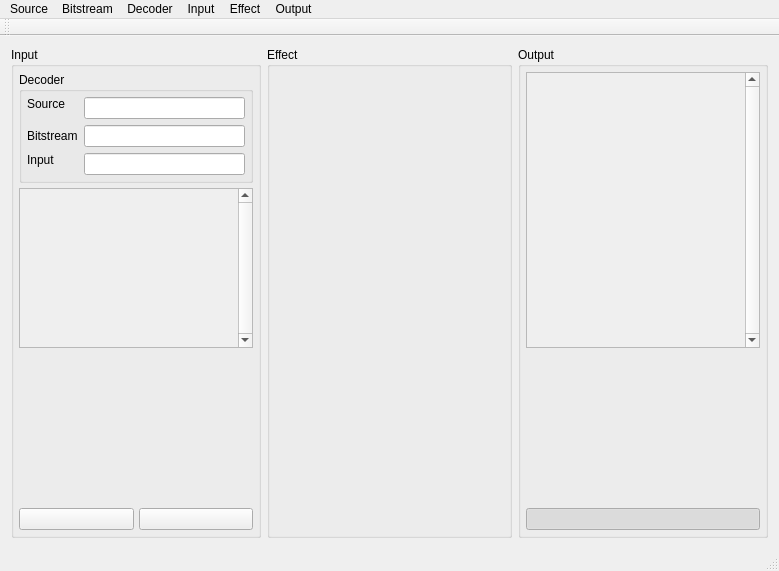
<?xml version="1.0" encoding="UTF-8"?>
<ui version="4.0">
 <class>Decoder</class>
 <widget class="QMainWindow" name="Decoder">
  <property name="geometry">
   <rect>
    <x>0</x>
    <y>0</y>
    <width>779</width>
    <height>571</height>
   </rect>
  </property>
  <property name="sizePolicy">
   <sizepolicy hsizetype="Maximum" vsizetype="Preferred">
    <horstretch>0</horstretch>
    <verstretch>0</verstretch>
   </sizepolicy>
  </property>
  <property name="windowTitle">
   <string>Decoder</string>
  </property>
  <widget class="QWidget" name="centralWidget">
   <layout class="QHBoxLayout" name="horizontalLayout">
    <item>
     <widget class="QGroupBox" name="input_group">
      <property name="minimumSize">
       <size>
        <width>250</width>
        <height>0</height>
       </size>
      </property>
      <property name="maximumSize">
       <size>
        <width>250</width>
        <height>16777215</height>
       </size>
      </property>
      <property name="title">
       <string>Input</string>
      </property>
      <layout class="QVBoxLayout" name="input_layout">
       <property name="spacing">
        <number>5</number>
       </property>
       <property name="leftMargin">
        <number>5</number>
       </property>
       <property name="topMargin">
        <number>5</number>
       </property>
       <property name="rightMargin">
        <number>5</number>
       </property>
       <property name="bottomMargin">
        <number>5</number>
       </property>
       <item>
        <widget class="QGroupBox" name="decoder_group">
         <property name="sizePolicy">
          <sizepolicy hsizetype="Preferred" vsizetype="Maximum">
           <horstretch>0</horstretch>
           <verstretch>0</verstretch>
          </sizepolicy>
         </property>
         <property name="title">
          <string>Decoder</string>
         </property>
         <layout class="QVBoxLayout" name="decoder_mainlayout">
          <property name="spacing">
           <number>0</number>
          </property>
          <property name="leftMargin">
           <number>0</number>
          </property>
          <property name="topMargin">
           <number>0</number>
          </property>
          <property name="rightMargin">
           <number>0</number>
          </property>
          <property name="bottomMargin">
           <number>0</number>
          </property>
          <item>
           <layout class="QFormLayout" name="decoder_layout">
            <property name="fieldGrowthPolicy">
             <enum>QFormLayout::AllNonFixedFieldsGrow</enum>
            </property>
            <property name="rowWrapPolicy">
             <enum>QFormLayout::DontWrapRows</enum>
            </property>
            <property name="formAlignment">
             <set>Qt::AlignRight|Qt::AlignTop|Qt::AlignTrailing</set>
            </property>
            <property name="leftMargin">
             <number>5</number>
            </property>
            <property name="topMargin">
             <number>5</number>
            </property>
            <property name="rightMargin">
             <number>5</number>
            </property>
            <property name="bottomMargin">
             <number>5</number>
            </property>
            <item row="0" column="0">
             <widget class="QLabel" name="source_label">
              <property name="sizePolicy">
               <sizepolicy hsizetype="Preferred" vsizetype="Fixed">
                <horstretch>0</horstretch>
                <verstretch>0</verstretch>
               </sizepolicy>
              </property>
              <property name="minimumSize">
               <size>
                <width>50</width>
                <height>0</height>
               </size>
              </property>
              <property name="text">
               <string>Source</string>
              </property>
             </widget>
            </item>
            <item row="0" column="1">
             <widget class="QLineEdit" name="source_filename">
              <property name="enabled">
               <bool>true</bool>
              </property>
              <property name="sizePolicy">
               <sizepolicy hsizetype="Expanding" vsizetype="Fixed">
                <horstretch>0</horstretch>
                <verstretch>0</verstretch>
               </sizepolicy>
              </property>
              <property name="readOnly">
               <bool>true</bool>
              </property>
             </widget>
            </item>
            <item row="1" column="0">
             <widget class="QLabel" name="bitstream_label">
              <property name="text">
               <string>Bitstream</string>
              </property>
             </widget>
            </item>
            <item row="1" column="1">
             <widget class="QLineEdit" name="bitstream_filename">
              <property name="readOnly">
               <bool>true</bool>
              </property>
             </widget>
            </item>
            <item row="2" column="0">
             <widget class="QLabel" name="input_label">
              <property name="sizePolicy">
               <sizepolicy hsizetype="Fixed" vsizetype="Maximum">
                <horstretch>0</horstretch>
                <verstretch>0</verstretch>
               </sizepolicy>
              </property>
              <property name="minimumSize">
               <size>
                <width>50</width>
                <height>0</height>
               </size>
              </property>
              <property name="text">
               <string>Input</string>
              </property>
             </widget>
            </item>
            <item row="2" column="1">
             <widget class="QLineEdit" name="input_filename">
              <property name="readOnly">
               <bool>true</bool>
              </property>
             </widget>
            </item>
           </layout>
          </item>
         </layout>
        </widget>
       </item>
       <item>
        <widget class="QScrollArea" name="input_channels">
         <property name="sizePolicy">
          <sizepolicy hsizetype="Preferred" vsizetype="Preferred">
           <horstretch>0</horstretch>
           <verstretch>0</verstretch>
          </sizepolicy>
         </property>
         <property name="verticalScrollBarPolicy">
          <enum>Qt::ScrollBarAlwaysOn</enum>
         </property>
         <property name="horizontalScrollBarPolicy">
          <enum>Qt::ScrollBarAlwaysOff</enum>
         </property>
         <property name="sizeAdjustPolicy">
          <enum>QAbstractScrollArea::AdjustToContents</enum>
         </property>
         <property name="widgetResizable">
          <bool>true</bool>
         </property>
         <property name="alignment">
          <set>Qt::AlignLeading|Qt::AlignLeft|Qt::AlignTop</set>
         </property>
         <widget class="QWidget" name="input_channels_list">
          <property name="geometry">
           <rect>
            <x>0</x>
            <y>0</y>
            <width>216</width>
            <height>94</height>
           </rect>
          </property>
          <layout class="QVBoxLayout" name="input_channels_layout">
           <property name="spacing">
            <number>5</number>
           </property>
           <property name="leftMargin">
            <number>5</number>
           </property>
           <property name="topMargin">
            <number>5</number>
           </property>
           <property name="rightMargin">
            <number>5</number>
           </property>
           <property name="bottomMargin">
            <number>5</number>
           </property>
          </layout>
         </widget>
        </widget>
       </item>
       <item>
        <widget class="QWidget" name="input_chart" native="true">
         <property name="minimumSize">
          <size>
           <width>200</width>
           <height>150</height>
          </size>
         </property>
         <property name="maximumSize">
          <size>
           <width>300</width>
           <height>150</height>
          </size>
         </property>
         <property name="toolTipDuration">
          <number>-1</number>
         </property>
        </widget>
       </item>
       <item>
        <layout class="QHBoxLayout" name="input_controls">
         <property name="spacing">
          <number>5</number>
         </property>
         <property name="sizeConstraint">
          <enum>QLayout::SetDefaultConstraint</enum>
         </property>
         <item>
          <widget class="QPushButton" name="input_playback">
           <property name="sizePolicy">
            <sizepolicy hsizetype="Minimum" vsizetype="Fixed">
             <horstretch>0</horstretch>
             <verstretch>0</verstretch>
            </sizepolicy>
           </property>
           <property name="minimumSize">
            <size>
             <width>50</width>
             <height>0</height>
            </size>
           </property>
           <property name="maximumSize">
            <size>
             <width>16777215</width>
             <height>16777215</height>
            </size>
           </property>
           <property name="text">
            <string/>
           </property>
           <property name="icon">
            <iconset resource="media.qrc">
             <normaloff>:/icons/play</normaloff>
             <normalon>:/icons/pause</normalon>:/icons/play</iconset>
           </property>
           <property name="checkable">
            <bool>true</bool>
           </property>
          </widget>
         </item>
         <item>
          <widget class="QPushButton" name="input_info">
           <property name="sizePolicy">
            <sizepolicy hsizetype="Minimum" vsizetype="Fixed">
             <horstretch>0</horstretch>
             <verstretch>0</verstretch>
            </sizepolicy>
           </property>
           <property name="minimumSize">
            <size>
             <width>50</width>
             <height>0</height>
            </size>
           </property>
           <property name="maximumSize">
            <size>
             <width>16777215</width>
             <height>16777215</height>
            </size>
           </property>
           <property name="text">
            <string/>
           </property>
           <property name="icon">
            <iconset resource="media.qrc">
             <normaloff>:/icons/info</normaloff>:/icons/info</iconset>
           </property>
          </widget>
         </item>
        </layout>
       </item>
      </layout>
     </widget>
    </item>
    <item>
     <widget class="QGroupBox" name="effect_group">
      <property name="title">
       <string>Effect</string>
      </property>
     </widget>
    </item>
    <item>
     <widget class="QGroupBox" name="output_group">
      <property name="minimumSize">
       <size>
        <width>250</width>
        <height>0</height>
       </size>
      </property>
      <property name="maximumSize">
       <size>
        <width>250</width>
        <height>16777215</height>
       </size>
      </property>
      <property name="title">
       <string>Output</string>
      </property>
      <layout class="QVBoxLayout" name="output_layout">
       <property name="spacing">
        <number>5</number>
       </property>
       <property name="leftMargin">
        <number>5</number>
       </property>
       <property name="topMargin">
        <number>5</number>
       </property>
       <property name="rightMargin">
        <number>5</number>
       </property>
       <property name="bottomMargin">
        <number>5</number>
       </property>
       <item>
        <widget class="QScrollArea" name="output_channels">
         <property name="sizePolicy">
          <sizepolicy hsizetype="Preferred" vsizetype="Preferred">
           <horstretch>0</horstretch>
           <verstretch>0</verstretch>
          </sizepolicy>
         </property>
         <property name="verticalScrollBarPolicy">
          <enum>Qt::ScrollBarAlwaysOn</enum>
         </property>
         <property name="horizontalScrollBarPolicy">
          <enum>Qt::ScrollBarAlwaysOff</enum>
         </property>
         <property name="sizeAdjustPolicy">
          <enum>QAbstractScrollArea::AdjustToContents</enum>
         </property>
         <property name="widgetResizable">
          <bool>true</bool>
         </property>
         <property name="alignment">
          <set>Qt::AlignLeading|Qt::AlignLeft|Qt::AlignTop</set>
         </property>
         <widget class="QWidget" name="output_channels_list">
          <property name="geometry">
           <rect>
            <x>0</x>
            <y>0</y>
            <width>216</width>
            <height>153</height>
           </rect>
          </property>
          <layout class="QVBoxLayout" name="output_channels_layout">
           <property name="spacing">
            <number>5</number>
           </property>
           <property name="leftMargin">
            <number>5</number>
           </property>
           <property name="topMargin">
            <number>5</number>
           </property>
           <property name="rightMargin">
            <number>5</number>
           </property>
           <property name="bottomMargin">
            <number>5</number>
           </property>
          </layout>
         </widget>
        </widget>
       </item>
       <item>
        <widget class="QWidget" name="output_chart" native="true">
         <property name="minimumSize">
          <size>
           <width>200</width>
           <height>150</height>
          </size>
         </property>
         <property name="maximumSize">
          <size>
           <width>300</width>
           <height>150</height>
          </size>
         </property>
        </widget>
       </item>
       <item>
        <layout class="QHBoxLayout" name="output_controls">
         <item>
          <widget class="QPushButton" name="output_playback">
           <property name="sizePolicy">
            <sizepolicy hsizetype="Minimum" vsizetype="Fixed">
             <horstretch>0</horstretch>
             <verstretch>0</verstretch>
            </sizepolicy>
           </property>
           <property name="minimumSize">
            <size>
             <width>50</width>
             <height>0</height>
            </size>
           </property>
           <property name="text">
            <string/>
           </property>
           <property name="icon">
            <iconset resource="media.qrc">
             <normaloff>:/icons/preview_unmute</normaloff>
             <normalon>:/icons/preview_mute</normalon>:/icons/preview_unmute</iconset>
           </property>
           <property name="checkable">
            <bool>true</bool>
           </property>
           <property name="checked">
            <bool>true</bool>
           </property>
          </widget>
         </item>
        </layout>
       </item>
      </layout>
     </widget>
    </item>
   </layout>
  </widget>
  <widget class="QMenuBar" name="menuBar">
   <property name="geometry">
    <rect>
     <x>0</x>
     <y>0</y>
     <width>779</width>
     <height>22</height>
    </rect>
   </property>
   <widget class="QMenu" name="menu_source">
    <property name="title">
     <string>Source</string>
    </property>
    <addaction name="menu_load_source"/>
    <addaction name="menu_encode"/>
   </widget>
   <widget class="QMenu" name="menu_decoder">
    <property name="title">
     <string>Decoder</string>
    </property>
    <widget class="QMenu" name="menu_upmixtype">
     <property name="title">
      <string>Upmix type</string>
     </property>
     <addaction name="menu_upmixtype_normal"/>
     <addaction name="menu_upmixtype_blind"/>
     <addaction name="menu_upmixtype_binaural"/>
     <addaction name="menu_upmixtype_stereo"/>
    </widget>
    <widget class="QMenu" name="menu_decodingtype">
     <property name="title">
      <string>Decoding type</string>
     </property>
     <addaction name="menu_decodingtype_low"/>
     <addaction name="menu_decodingtype_high"/>
    </widget>
    <widget class="QMenu" name="menu_binauralquality">
     <property name="title">
      <string>Binaural upmix quality</string>
     </property>
     <addaction name="menu_binauralquality_parametric"/>
     <addaction name="menu_binauralquality_filtering"/>
    </widget>
    <widget class="QMenu" name="menu_hrtfmodel">
     <property name="title">
      <string>HRTF model</string>
     </property>
     <addaction name="menu_hrtfmodel_kemar"/>
     <addaction name="menu_hrtfmodel_vast"/>
     <addaction name="menu_hrtfmodel_mpsvt"/>
    </widget>
    <addaction name="menu_upmixtype"/>
    <addaction name="menu_decodingtype"/>
    <addaction name="menu_binauralquality"/>
    <addaction name="menu_hrtfmodel"/>
   </widget>
   <widget class="QMenu" name="menu_input">
    <property name="title">
     <string>Input</string>
    </property>
    <addaction name="menu_decode"/>
   </widget>
   <widget class="QMenu" name="menu_bitstream">
    <property name="title">
     <string>Bitstream</string>
    </property>
    <addaction name="menu_load_bitstream"/>
    <addaction name="menu_bitstream_buried"/>
   </widget>
   <widget class="QMenu" name="menu_effect">
    <property name="title">
     <string>Effect</string>
    </property>
   </widget>
   <widget class="QMenu" name="menu_output">
    <property name="title">
     <string>Output</string>
    </property>
    <addaction name="menu_test"/>
   </widget>
   <addaction name="menu_source"/>
   <addaction name="menu_bitstream"/>
   <addaction name="menu_decoder"/>
   <addaction name="menu_input"/>
   <addaction name="menu_effect"/>
   <addaction name="menu_output"/>
  </widget>
  <widget class="QToolBar" name="mainToolBar">
   <attribute name="toolBarArea">
    <enum>TopToolBarArea</enum>
   </attribute>
   <attribute name="toolBarBreak">
    <bool>false</bool>
   </attribute>
  </widget>
  <widget class="QStatusBar" name="statusBar"/>
  <action name="channels_fs_0">
   <property name="checkable">
    <bool>true</bool>
   </property>
   <property name="text">
    <string>8000 Hz</string>
   </property>
  </action>
  <action name="channels_fs_1">
   <property name="checkable">
    <bool>true</bool>
   </property>
   <property name="text">
    <string>11025 Hz</string>
   </property>
  </action>
  <action name="channels_fs_2">
   <property name="checkable">
    <bool>true</bool>
   </property>
   <property name="text">
    <string>22050 Hz</string>
   </property>
  </action>
  <action name="channels_fs_3">
   <property name="checkable">
    <bool>true</bool>
   </property>
   <property name="text">
    <string>32000 Hz</string>
   </property>
  </action>
  <action name="channels_fs_4">
   <property name="checkable">
    <bool>true</bool>
   </property>
   <property name="text">
    <string>44100 Hz</string>
   </property>
  </action>
  <action name="menu_load_source">
   <property name="text">
    <string>Load from file</string>
   </property>
  </action>
  <action name="menu_encode">
   <property name="text">
    <string>Load from encoder</string>
   </property>
  </action>
  <action name="menu_debuggermode">
   <property name="checkable">
    <bool>true</bool>
   </property>
   <property name="text">
    <string>Debugger mode</string>
   </property>
  </action>
  <action name="menu_upmixtype_normal">
   <property name="checkable">
    <bool>true</bool>
   </property>
   <property name="text">
    <string>Normal</string>
   </property>
  </action>
  <action name="menu_upmixtype_blind">
   <property name="checkable">
    <bool>true</bool>
   </property>
   <property name="text">
    <string>Blind</string>
   </property>
  </action>
  <action name="menu_upmixtype_binaural">
   <property name="checkable">
    <bool>true</bool>
   </property>
   <property name="text">
    <string>Binaural</string>
   </property>
  </action>
  <action name="menu_upmixtype_stereo">
   <property name="checkable">
    <bool>true</bool>
   </property>
   <property name="text">
    <string>Stereo</string>
   </property>
  </action>
  <action name="menu_decodingtype_low">
   <property name="checkable">
    <bool>true</bool>
   </property>
   <property name="text">
    <string>Low</string>
   </property>
  </action>
  <action name="menu_decodingtype_high">
   <property name="checkable">
    <bool>true</bool>
   </property>
   <property name="text">
    <string>High</string>
   </property>
  </action>
  <action name="menu_binauralquality_parametric">
   <property name="checkable">
    <bool>true</bool>
   </property>
   <property name="text">
    <string>Parametric</string>
   </property>
  </action>
  <action name="menu_binauralquality_filtering">
   <property name="checkable">
    <bool>true</bool>
   </property>
   <property name="text">
    <string>Filtering</string>
   </property>
  </action>
  <action name="menu_hrtfmodel_kemar">
   <property name="checkable">
    <bool>true</bool>
   </property>
   <property name="text">
    <string>Kemar</string>
   </property>
  </action>
  <action name="menu_hrtfmodel_vast">
   <property name="checkable">
    <bool>true</bool>
   </property>
   <property name="text">
    <string>Vast</string>
   </property>
  </action>
  <action name="menu_hrtfmodel_mpsvt">
   <property name="checkable">
    <bool>true</bool>
   </property>
   <property name="text">
    <string>MPS VT</string>
   </property>
  </action>
  <action name="menu_decode">
   <property name="text">
    <string>Decode source</string>
   </property>
  </action>
  <action name="menu_load_bitstream">
   <property name="text">
    <string>Load from file</string>
   </property>
  </action>
  <action name="menu_bitstream_buried">
   <property name="checkable">
    <bool>true</bool>
   </property>
   <property name="text">
    <string>Buried</string>
   </property>
  </action>
  <action name="actiond">
   <property name="text">
    <string>d</string>
   </property>
  </action>
  <action name="menu_test">
   <property name="text">
    <string>Test audio device</string>
   </property>
  </action>
 </widget>
 <layoutdefault spacing="6" margin="11"/>
 <resources>
  <include location="media.qrc"/>
 </resources>
 <connections/>
</ui>
